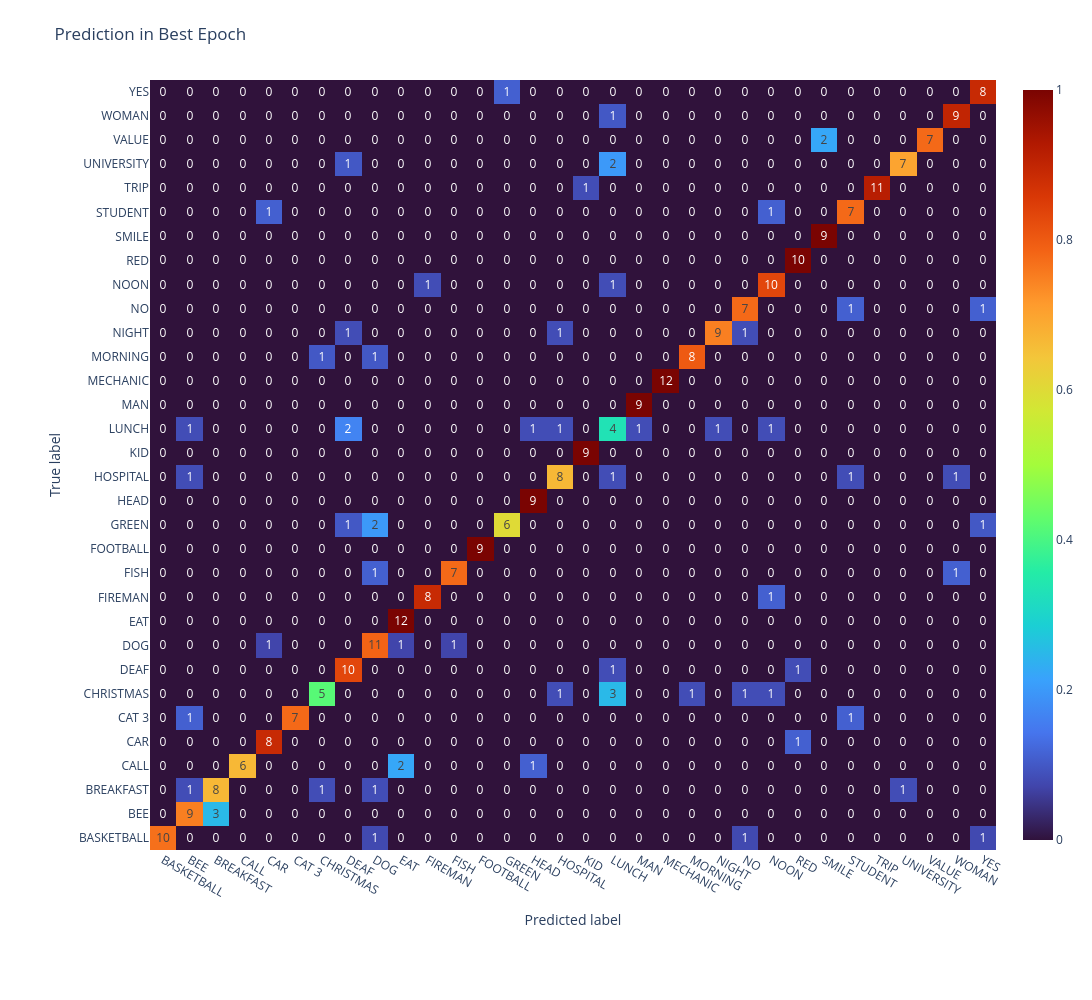

The code cell stored with this chart in its notebook:
### Code cell
y_true = logs["best_labels"]
y_pred = logs["best_prediction"]

labels_names = ref["id_to_label"]
labels_ids = np.arange(len(labels_names))

cm = confusion_matrix(y_true, y_pred, labels=labels_ids)
cm_norm = cm / cm.sum(axis=1, keepdims=True)

fig = go.Figure(data=go.Heatmap(
    z = cm_norm,
    zmin = 0,
    zmax = 1,
    x = labels_names,
    y = labels_names,
    colorscale="turbo",
    text=cm,
    texttemplate="%{text}",
    hovertemplate="True: %{y}<br>Pred: %{x}<br>Count: %{z}<extra></extra>"
))

fig.update_layout(
    title="Prediction in Best Epoch",
    xaxis_title="Predicted label",
    yaxis_title="True label",
    width=1200,
    height=1000,
    margin=dict(l=150, r=50, t=80, b=150)
)

fig.show()

### Figure 1 — Plotly figure (JSON) as saved in the notebook; plotly's stock layout.template omitted (floating-point values rounded to 4 significant figures; data arrays with more than 128 entries replaced by an {"elided": "..."} marker saying what was removed)
{"data": [{"colorscale": [[0, "#30123b"], [0.07143, "#4145ab"], [0.1429, "#4675ed"], [0.2143, "#39a2fc"], [0.2857, "#1bcfd4"], [0.3571, "#24eca6"], [0.4286, "#61fc6c"], [0.5, "#a4fc3b"], [0.5714, "#d1e834"], [0.6429, "#f3c63a"], [0.7143, "#fe9b2d"], [0.7857, "#f36315"], [0.8571, "#d93806"], [0.9286, "#b11901"], [1, "#7a0402"]], "hovertemplate": "True: %{y}<br>Pred: %{x}<br>Count: %{z}<extra></extra>", "text": {"elided": "32x32 int values"}, "texttemplate": "%{text}", "type": "heatmap", "x": ["BASKETBALL", "BEE", "BREAKFAST", "CALL", "CAR", "CAT 3", "CHRISTMAS", "DEAF", "DOG", "EAT", "FIREMAN", "FISH", "FOOTBALL", "GREEN", "HEAD", "HOSPITAL", "KID", "LUNCH", "MAN", "MECHANIC", "MORNING", "NIGHT", "NO", "NOON", "RED", "SMILE", "STUDENT", "TRIP", "UNIVERSITY", "VALUE", "WOMAN", "YES"], "y": ["BASKETBALL", "BEE", "BREAKFAST", "CALL", "CAR", "CAT 3", "CHRISTMAS", "DEAF", "DOG", "EAT", "FIREMAN", "FISH", "FOOTBALL", "GREEN", "HEAD", "HOSPITAL", "KID", "LUNCH", "MAN", "MECHANIC", "MORNING", "NIGHT", "NO", "NOON", "RED", "SMILE", "STUDENT", "TRIP", "UNIVERSITY", "VALUE", "WOMAN", "YES"], "z": {"elided": "32x32 float values"}, "zmax": 1, "zmin": 0}], "layout": {"height": 1000, "margin": {"b": 150, "l": 150, "r": 50, "t": 80}, "title": {"text": "Prediction in Best Epoch"}, "width": 1200, "xaxis": {"title": {"text": "Predicted label"}}, "yaxis": {"title": {"text": "True label"}}}}
